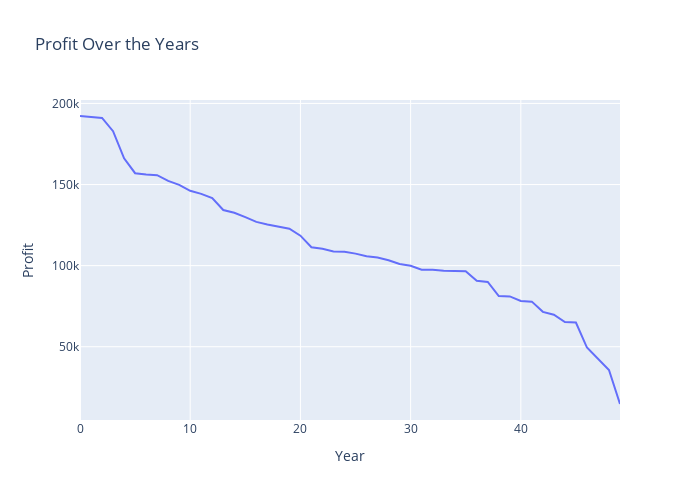

This figure's notebook cell:
### Code cell
fig = px.line(data, 
             x=data.index, 
             y=data['Profit'],
             labels={'index': 'Year'},
             hover_data={'Profit':':.2f'}, 
             title='Profit Over the Years',
             height=500, 
             width=700)

fig.show()

### Figure 1 — Plotly figure (JSON) as saved in the notebook; plotly's stock layout.template omitted (floating-point values rounded to 4 significant figures)
{"data": [{"hovertemplate": "Year=%{x}<br>Profit=%{y:.2f}<extra></extra>", "legendgroup": "", "line": {"color": "#636efa", "dash": "solid"}, "mode": "lines", "name": "", "orientation": "v", "showlegend": false, "type": "scatter", "x": [0, 1, 2, 3, 4, 5, 6, 7, 8, 9, 10, 11, 12, 13, 14, 15, 16, 17, 18, 19, 20, 21, 22, 23, 24, 25, 26, 27, 28, 29, 30, 31, 32, 33, 34, 35, 36, 37, 38, 39, 40, 41, 42, 43, 44, 45, 46, 47, 48, 49], "xaxis": "x", "y": [192300.0, 191800.0, 191100.0, 182900.0, 166200.0, 157000.0, 156100.0, 155800.0, 152200.0, 149800.0, 146100.0, 144300.0, 141600.0, 134300.0, 132600.0, 129900.0, 127000.0, 125400.0, 124300.0, 122800.0, 118500.0, 111300.0, 110400.0, 108700.0, 108600.0, 107400.0, 105700.0, 105000.0, 103300.0, 101000.0, 99940.0, 97480.0, 97430.0, 96780.0, 96710.0, 96480.0, 90710.0, 89950.0, 81230.0, 81010.0, 78240.0, 77800.0, 71500.0, 69760.0, 65200.0, 64930.0, 49490.0, 42560.0, 35670.0, 14680.0], "yaxis": "y"}], "layout": {"height": 500, "legend": {"tracegroupgap": 0}, "title": {"text": "Profit Over the Years"}, "width": 700, "xaxis": {"anchor": "y", "autorange": true, "domain": [0, 1], "range": [0, 49], "title": {"text": "Year"}, "type": "linear"}, "yaxis": {"anchor": "x", "autorange": true, "domain": [0, 1], "range": [4816.0, 202100.0], "title": {"text": "Profit"}, "type": "linear"}}}
